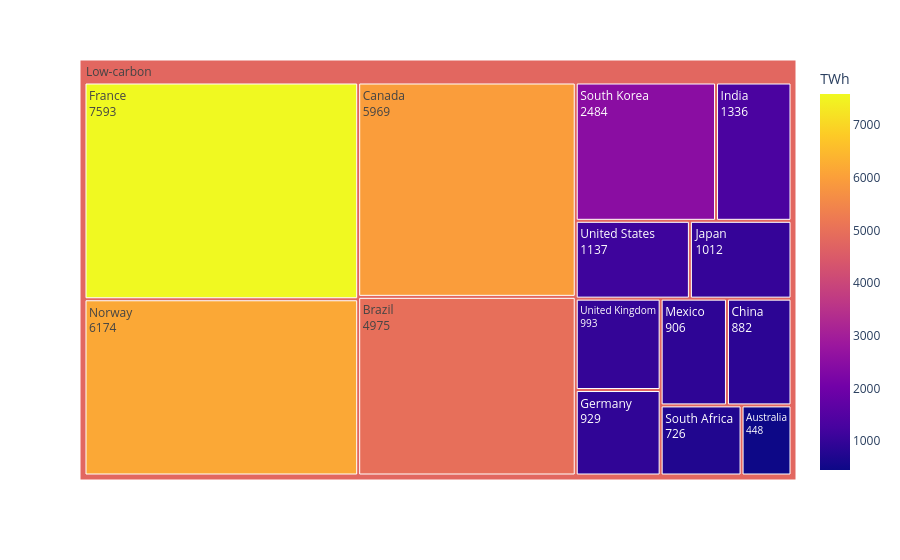
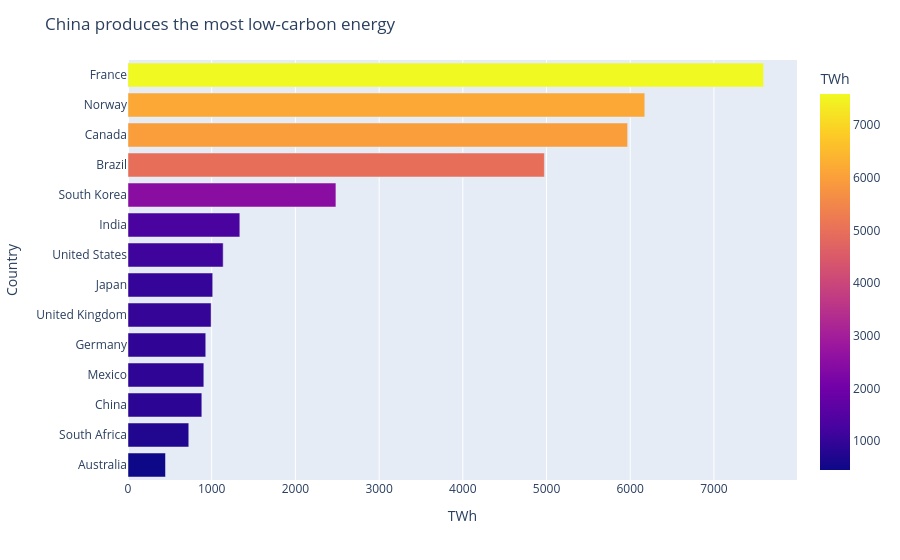

Notebook cell for these charts, in order:
### Markdown cell above
## Task 3 — Treemap vs bar: low-carbon energy by country

**What to build:** Build **both** a treemap and a horizontal bar chart showing total low-carbon TWh (Nuclear + Hydro) per country. Then answer the question in a markdown cell below.

**Requirements:**
- Filter to `Source_Type == 'Low-carbon'` and aggregate TWh by country
- Treemap: single-level `path=['All', 'Country']` with a dummy root node labelled `'Low-carbon'`
- Bar chart: sorted by TWh, horizontal orientation, CVD-safe colour
- Both charts show TWh values, not percentages
- Insight title on the bar chart naming the leading country

### Code cell
# Task 3 — charts
# YOUR CODE HERE
# Filter low-carbon energy
low_carbon = df[df['Source_Type'] == 'Low-carbon']

# Total TWh by country
country_total = low_carbon.groupby(
    'Country'
)['TWh'].sum().reset_index()

# Add root node
country_total['All'] = 'Low-carbon'

# ---------------- TREEMAP ----------------
fig1 = px.treemap(
    country_total,
    path=['All', 'Country'],
    values='TWh',
    color='TWh'
)

fig1.update_traces(
    textinfo='label+value'
)

fig1.show()

# ---------------- BAR CHART ----------------
fig2 = px.bar(
    country_total.sort_values('TWh'),
    x='TWh',
    y='Country',
    orientation='h',
    color='TWh'
)

fig2.update_layout(
    title='China produces the most low-carbon energy'
)

fig2.show()

### Figure 1 — Plotly figure (JSON) as saved in the notebook; plotly's stock layout.template omitted (floating-point values rounded to 4 significant figures)
{"data": [{"branchvalues": "total", "customdata": [[448.0], [4975.0], [5969.0], [882.0], [7593.0], [929.0], [1336.0], [1012.0], [906.0], [6174.0], [726.0], [2484.0], [993.0], [1137.0], [4797.0]], "domain": {"x": [0, 1], "y": [0, 1]}, "hovertemplate": "labels=%{label}<br>TWh_sum=%{value}<br>parent=%{parent}<br>id=%{id}<br>TWh=%{color}<extra></extra>", "ids": ["Low-carbon/Australia", "Low-carbon/Brazil", "Low-carbon/Canada", "Low-carbon/China", "Low-carbon/France", "Low-carbon/Germany", "Low-carbon/India", "Low-carbon/Japan", "Low-carbon/Mexico", "Low-carbon/Norway", "Low-carbon/South Africa", "Low-carbon/South Korea", "Low-carbon/United Kingdom", "Low-carbon/United States", "Low-carbon"], "labels": ["Australia", "Brazil", "Canada", "China", "France", "Germany", "India", "Japan", "Mexico", "Norway", "South Africa", "South Korea", "United Kingdom", "United States", "Low-carbon"], "marker": {"coloraxis": "coloraxis", "colors": [448.0, 4975.0, 5969.0, 882.0, 7593.0, 929.0, 1336.0, 1012.0, 906.0, 6174.0, 726.0, 2484.0, 993.0, 1137.0, 4797.0]}, "name": "", "parents": ["Low-carbon", "Low-carbon", "Low-carbon", "Low-carbon", "Low-carbon", "Low-carbon", "Low-carbon", "Low-carbon", "Low-carbon", "Low-carbon", "Low-carbon", "Low-carbon", "Low-carbon", "Low-carbon", ""], "textinfo": "label+value", "type": "treemap", "values": [448.0, 4975.0, 5969.0, 882.0, 7593.0, 929.0, 1336.0, 1012.0, 906.0, 6174.0, 726.0, 2484.0, 993.0, 1137.0, 35560.0]}], "layout": {"coloraxis": {"colorbar": {"title": {"text": "TWh"}}, "colorscale": [[0, "#0d0887"], [0.1111, "#46039f"], [0.2222, "#7201a8"], [0.3333, "#9c179e"], [0.4444, "#bd3786"], [0.5556, "#d8576b"], [0.6667, "#ed7953"], [0.7778, "#fb9f3a"], [0.8889, "#fdca26"], [1, "#f0f921"]]}, "legend": {"tracegroupgap": 0}, "margin": {"t": 60}}}

### Figure 2 — Plotly figure (JSON) as saved in the notebook; plotly's stock layout.template omitted (floating-point values rounded to 4 significant figures)
{"data": [{"hovertemplate": "TWh=%{marker.color}<br>Country=%{y}<extra></extra>", "legendgroup": "", "marker": {"color": [448.0, 726.0, 882.0, 906.0, 929.0, 993.0, 1012.0, 1137.0, 1336.0, 2484.0, 4975.0, 5969.0, 6174.0, 7593.0], "coloraxis": "coloraxis", "pattern": {"shape": ""}}, "name": "", "orientation": "h", "showlegend": false, "textposition": "auto", "type": "bar", "x": [448.0, 726.0, 882.0, 906.0, 929.0, 993.0, 1012.0, 1137.0, 1336.0, 2484.0, 4975.0, 5969.0, 6174.0, 7593.0], "xaxis": "x", "y": ["Australia", "South Africa", "China", "Mexico", "Germany", "United Kingdom", "Japan", "United States", "India", "South Korea", "Brazil", "Canada", "Norway", "France"], "yaxis": "y"}], "layout": {"barmode": "relative", "coloraxis": {"colorbar": {"title": {"text": "TWh"}}, "colorscale": [[0, "#0d0887"], [0.1111, "#46039f"], [0.2222, "#7201a8"], [0.3333, "#9c179e"], [0.4444, "#bd3786"], [0.5556, "#d8576b"], [0.6667, "#ed7953"], [0.7778, "#fb9f3a"], [0.8889, "#fdca26"], [1, "#f0f921"]]}, "legend": {"tracegroupgap": 0}, "margin": {"t": 60}, "title": {"text": "China produces the most low-carbon energy"}, "xaxis": {"anchor": "y", "domain": [0, 1], "title": {"text": "TWh"}}, "yaxis": {"anchor": "x", "domain": [0, 1], "title": {"text": "Country"}}}}
